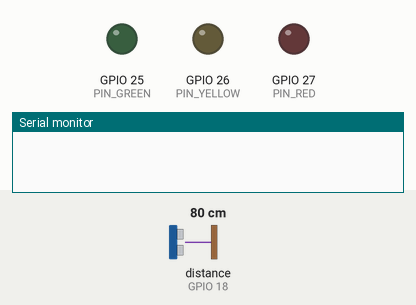
Bench run of a sketch on a simulated ESP32. Shown: output pins drawn as LEDs (lit = HIGH), the last lines printed to the serial monitor. Wiring (inferred from the names in the program): ultrasonic range finder: trigger GPIO 5; echo GPIO 18. The inputs (shaded band) are chosen by the test bench; at power-on: distance to the obstacle (sensor on GPIO 18) 80 cm. The echo pulse lasts 58.3 µs per cm; WiFi joins after 1.5 s; servers stay silent unless stated; no MQTT or app messages arrive unless stated; pins used as bus, display or sensor lines are not drawn.

Above: at 1.9 s.
2.0 s: distance to the obstacle (sensor on GPIO 18) set to 25 cm
5.2 s: distance to the obstacle (sensor on GPIO 18) set to 20 cm
At 7.4 s:
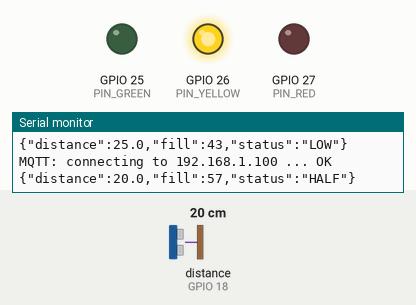
7.8 s: distance to the obstacle (sensor on GPIO 18) set to 35 cm
At 9.8 s:
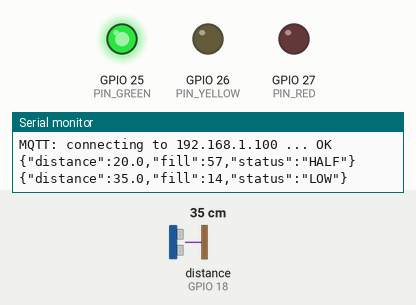
10.8 s: distance to the obstacle (sensor on GPIO 18) set to 18 cm
At 13.1 s:
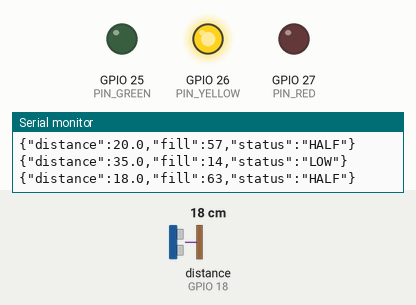
Timing chart, 0 to 14.6 s (numbered marks = the images above; inputs shaded):
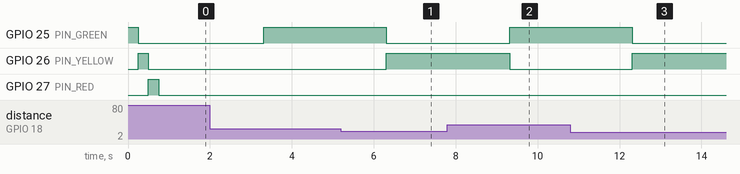

Measured:
- the behaviour switches between 23 and 22 cm on distance to the obstacle (sensor on GPIO 18) (found by bisection; images 0 and 1)
- after the input at 5.2 s, GPIO 25 (PIN_GREEN): HIGH → LOW after 1.1 s; GPIO 26 (PIN_YELLOW): LOW → HIGH after 1.1 s
- after the input at 7.8 s, GPIO 25 (PIN_GREEN): LOW → HIGH after 1.5 s; GPIO 26 (PIN_YELLOW): HIGH → LOW after 1.5 s
- after the input at 10.8 s, GPIO 25 (PIN_GREEN): HIGH → LOW after 1.5 s; GPIO 26 (PIN_YELLOW): LOW → HIGH after 1.5 s

The sketch:

smart_bin.ino
```cpp
/*
  Smart Garbage Bin - ESP32 + HC-SR04 + 3 LEDs + MQTT
  ----------------------------------------------------
  Library needed (Arduino IDE > Library Manager):
    - PubSubClient by Nick O'Leary
  Board: "ESP32 Dev Module" (install "esp32 by Espressif Systems" in Boards Manager)

  Publishes JSON every PUBLISH_INTERVAL_MS to topic:  smartbin/<BIN_ID>/data
    {"distance":23.4,"fill":45,"status":"LOW"}
*/

#include <WiFi.h>
#include <PubSubClient.h>

// ======== EDIT THESE ========
const char* WIFI_SSID     = "YOUR_WIFI_NAME";     // must be 2.4 GHz
const char* WIFI_PASSWORD = "YOUR_WIFI_PASSWORD";
const char* MQTT_HOST     = "192.168.1.100";      // LAN IP of the PC running Docker
const uint16_t MQTT_PORT  = 1883;
const char* BIN_ID        = "bin1";

// Calibrate with your real bin:
const float EMPTY_DISTANCE_CM = 40.0;  // sensor -> bottom of EMPTY bin
const float FULL_DISTANCE_CM  = 5.0;   // sensor -> rubbish when "100% full" (HC-SR04 blind zone ~2-3 cm)

// Status thresholds (percent)
const int YELLOW_FROM = 50;   // 50-79%  -> yellow
const int RED_FROM    = 80;   // 80-100% -> red

const unsigned long PUBLISH_INTERVAL_MS = 3000;
// ============================

// Pins
const int PIN_TRIG   = 5;
const int PIN_ECHO   = 18;   // via 1k/2k voltage divider!
const int PIN_GREEN  = 25;
const int PIN_YELLOW = 26;
const int PIN_RED    = 27;

WiFiClient wifiClient;
PubSubClient mqtt(wifiClient);

char topic[64];
unsigned long lastPublish = 0;
unsigned long lastWifiTry = 0;
unsigned long lastMqttTry = 0;

// ---------- Sensor ----------
float readDistanceOnce() {
  digitalWrite(PIN_TRIG, LOW);
  delayMicroseconds(2);
  digitalWrite(PIN_TRIG, HIGH);
  delayMicroseconds(10);
  digitalWrite(PIN_TRIG, LOW);

  unsigned long duration = pulseIn(PIN_ECHO, HIGH, 30000UL);  // 30 ms timeout (~5 m)
  if (duration == 0) return -1.0;                             // no echo
  return duration * 0.0343f / 2.0f;                           // cm
}

// Median of 5 readings filters out random spikes
float readDistanceCm() {
  float r[5];
  int n = 0;
  for (int i = 0; i < 5; i++) {
    float d = readDistanceOnce();
    if (d > 0 && d < 400) r[n++] = d;
    delay(60);  // let echoes die out
  }
  if (n == 0) return -1.0;
  for (int i = 0; i < n - 1; i++)          // simple sort
    for (int j = i + 1; j < n; j++)
      if (r[j] < r[i]) { float t = r[i]; r[i] = r[j]; r[j] = t; }
  return r[n / 2];
}

int calcFillPercent(float distance) {
  float pct = (EMPTY_DISTANCE_CM - distance) / (EMPTY_DISTANCE_CM - FULL_DISTANCE_CM) * 100.0f;
  if (pct < 0) pct = 0;
  if (pct > 100) pct = 100;
  return (int)(pct + 0.5f);
}

const char* statusFor(int fill) {
  if (fill >= RED_FROM)    return "FULL";
  if (fill >= YELLOW_FROM) return "HALF";
  return "LOW";
}

// ---------- LEDs ----------
void setLeds(int fill) {
  digitalWrite(PIN_GREEN,  fill <  YELLOW_FROM);
  digitalWrite(PIN_YELLOW, fill >= YELLOW_FROM && fill < RED_FROM);
  digitalWrite(PIN_RED,    fill >= RED_FROM);
}

void showSensorError() {           // all LEDs off, red blinks
  digitalWrite(PIN_GREEN, LOW);
  digitalWrite(PIN_YELLOW, LOW);
  digitalWrite(PIN_RED, (millis() / 300) % 2);
}

// ---------- Network (non-blocking, LEDs keep working offline) ----------
void maintainWifi() {
  if (WiFi.status() == WL_CONNECTED) return;
  if (millis() - lastWifiTry < 10000) return;
  lastWifiTry = millis();
  Serial.println("WiFi: connecting...");
  WiFi.disconnect();
  WiFi.begin(WIFI_SSID, WIFI_PASSWORD);
}

void maintainMqtt() {
  if (WiFi.status() != WL_CONNECTED || mqtt.connected()) return;
  if (millis() - lastMqttTry < 5000) return;
  lastMqttTry = millis();
  String clientId = String("smartbin-") + BIN_ID + "-" + String((uint32_t)ESP.getEfuseMac(), HEX);
  Serial.print("MQTT: connecting to "); Serial.print(MQTT_HOST); Serial.print(" ... ");
  if (mqtt.connect(clientId.c_str())) Serial.println("OK");
  else { Serial.print("failed, rc="); Serial.println(mqtt.state()); }
}

void setup() {
  Serial.begin(115200);
  pinMode(PIN_TRIG, OUTPUT);
  pinMode(PIN_ECHO, INPUT);
  pinMode(PIN_GREEN, OUTPUT);
  pinMode(PIN_YELLOW, OUTPUT);
  pinMode(PIN_RED, OUTPUT);

  // LED self-test
  int pins[] = {PIN_GREEN, PIN_YELLOW, PIN_RED};
  for (int p : pins) { digitalWrite(p, HIGH); delay(250); digitalWrite(p, LOW); }

  snprintf(topic, sizeof(topic), "smartbin/%s/data", BIN_ID);
  WiFi.mode(WIFI_STA);
  WiFi.begin(WIFI_SSID, WIFI_PASSWORD);
  lastWifiTry = millis();
  mqtt.setServer(MQTT_HOST, MQTT_PORT);
}

bool sensorOk = true;

void loop() {
  maintainWifi();
  maintainMqtt();
  mqtt.loop();

  if (!sensorOk) showSensorError();

  if (millis() - lastPublish < PUBLISH_INTERVAL_MS) return;
  lastPublish = millis();

  float distance = readDistanceCm();
  if (distance < 0) {
    sensorOk = false;
    Serial.println("Sensor: no echo (check wiring / divider)");
    return;
  }
  sensorOk = true;

  int fill = calcFillPercent(distance);
  const char* status = statusFor(fill);
  setLeds(fill);

  char payload[96];
  snprintf(payload, sizeof(payload),
           "{\"distance\":%.1f,\"fill\":%d,\"status\":\"%s\"}", distance, fill, status);
  Serial.println(payload);

  if (mqtt.connected()) mqtt.publish(topic, payload);
}
```
